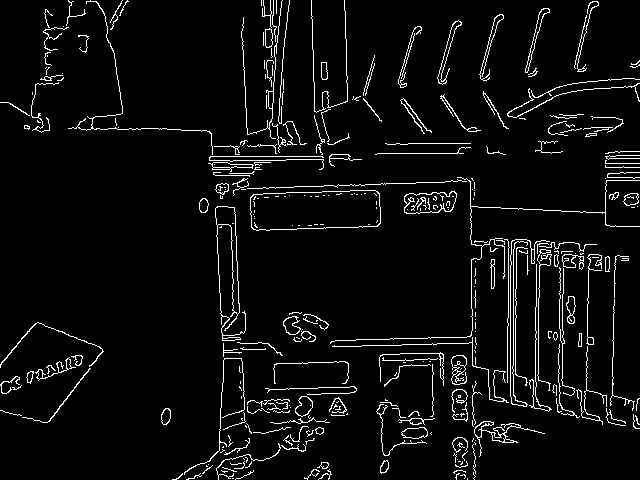
#> input picture camera_num/test10.jpg, 640 x 480 px, given in place of the camera
$ python get_rectangle.py   (older library calls are emulated)
#> lines starting #> are read from the running program, lines starting #| are printed output that depends on the picture; after the words box and inside, x2 and y2 are one past the last pixel; in counts of white or black regions, pixels touching at a corner belong together
# 调用摄像头

import cv2
import numpy as np
cap = cv2.VideoCapture(1)

# cap.set(propId, value)
# 设置视频参数，propId设置的视频参数，value设置的参数值
cap.set(3, 480)

line_key = 2

while cap.isOpened():
    ret_flag, Vshow = cap.read()
#> Vshow is the input picture: shape (480, 640, 3); min 0, max 255, mean 13

    # 二值化
    img_gray = cv2.cvtColor(Vshow, cv2.COLOR_BGR2GRAY)

    # 反转颜色
    ret, img_inv = cv2.threshold(img_gray, 127, 255, cv2.THRESH_BINARY_INV)
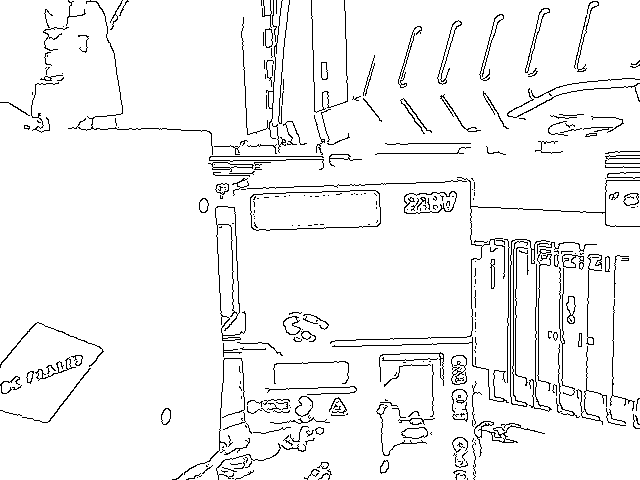
#> img_inv: shape (480, 640); 95% white; black in thin lines or dots

    # Gauss filter
    img_gauss = cv2.GaussianBlur(img_gray, (3, 3), 0)
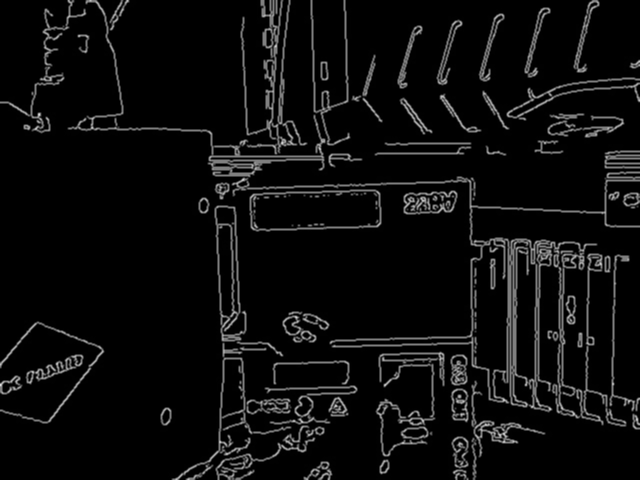
#> img_gauss: shape (480, 640); min 0, max 223, mean 13

    # find edges
    # cv2.Canny(image, threshold1, threshold2[, edges[, apertureSize[, L2gradient ]]])
    edges = cv2.Canny(img_gray, 50, 150, apertureSize=3)
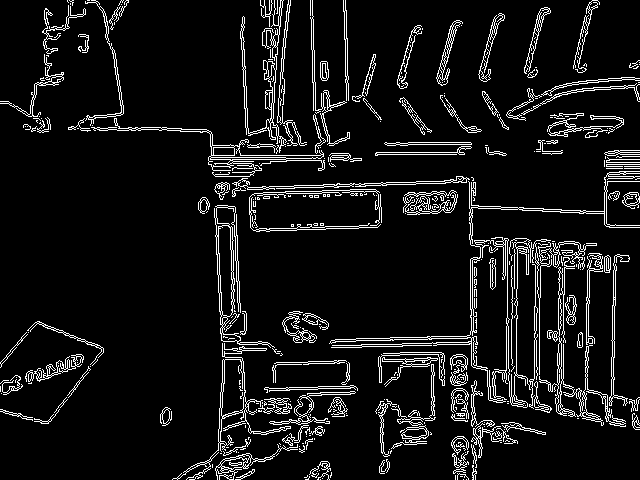
#> edges: shape (480, 640); 8.2% white in thin lines or dots

    # cv2.HoughLines
    # a way to find lines
    #  这里对最后一个参数使用了经验型的值
    lines = cv2.HoughLines(edges, 1, np.pi / 180, 10)
    # lines = cv2.HoughLines(edges, 1, np.pi / 180, 118)

    img_cp = img_gray.copy()

    if lines[0].size == 2:
        for line in lines[0]:
            rho = line[0]  # 第一个元素是距离rho
            theta = line[1]  # 第二个元素是角度theta
            # print('rho:   ', rho)
            # print('theta: ', theta)
            if (theta < (np.pi / line_key)) or (theta > (3. * np.pi / line_key)):  # 垂直直线
                # print('ve')
                # 该直线与第一行的交点
                pt1 = (int(rho / np.cos(theta)), 0)
                # 该直线与最后一行的焦点
                pt2 = (int((rho - img_cp.shape[0] * np.sin(theta)) / np.cos(theta)), img_cp.shape[0])
                # 绘制一条白线
                cv2.line(img_cp, pt1, pt2, (255))
            else:  # 水平直线
                # print("hor")
                # 该直线与第一列的交点
                pt1 = (0, int(rho / np.sin(theta)))
                # 该直线与最后一列的交点
                pt2 = (img_cp.shape[1], int((rho - img_cp.shape[1] * np.cos(theta)) / np.sin(theta)))
                # 绘制一条直线
                cv2.line(img_cp, pt1, pt2, (255), 1)
#> this loop made 1 pass
#> (rho, theta, pt1, pt2) on pass 1: (198, 1.54, (5673, 0), (-8071, 480))
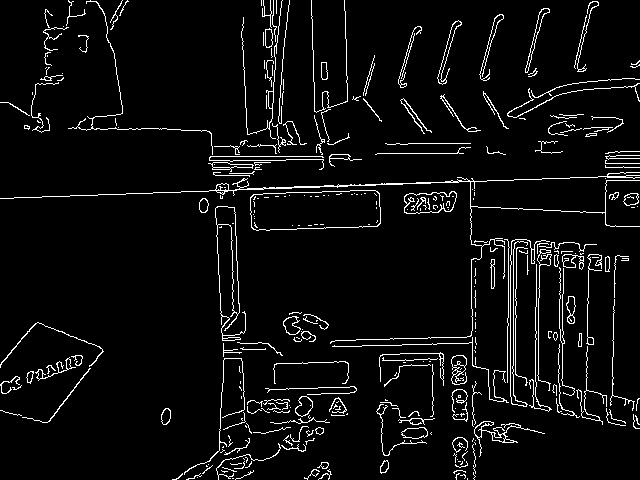
#> img_cp: shape (480, 640); min 0, max 255, mean 13.4
            # print('\n')

    k = cv2.waitKey(1)
#> (key q is pressed here)

    # 闭操作：闭操作可以将目标区域连成一个整体，便于后续轮廓的提取。
    kernelX = cv2.getStructuringElement(cv2.MORPH_RECT, (17, 5))
    edges = cv2.morphologyEx(edges, cv2.MORPH_CLOSE, kernelX)
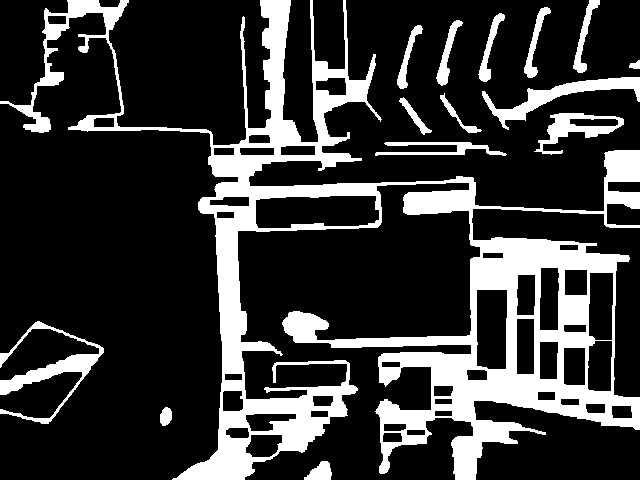
#> edges: shape (480, 640); 21.4% white; 15 white regions, largest, box (x1, y1, x2, y2) and area: (0, 0, 640, 480) 55718, (0, 321, 104, 424) 2222, (482, 77, 640, 130) 2021

    # 膨胀腐蚀(形态学处理)
    kernelX = cv2.getStructuringElement(cv2.MORPH_RECT, (20, 1))
    kernelY = cv2.getStructuringElement(cv2.MORPH_RECT, (1, 19))
#> kernelY = 19 values from 1 to 1

    edges = cv2.dilate(edges, kernelX)
#> edges: shape (480, 640); 41.5% white; 15 white regions, largest, box (x1, y1, x2, y2) and area: (0, 0, 640, 480) 102749, (0, 321, 114, 424) 5211, (473, 77, 640, 130) 3421
    edges = cv2.erode(edges, kernelX)
#> edges: shape (480, 640); 24.3% white; 15 white regions, largest, box (x1, y1, x2, y2) and area: (0, 0, 640, 480) 64422, (0, 321, 105, 424) 2332, (483, 77, 640, 130) 2050

    edges = cv2.erode(edges, kernelY)
#> edges: shape (480, 640); 10% white; 54 white regions (24 under 20 px), largest, box (x1, y1, x2, y2) and area: (432, 247, 617, 480) 15527, (187, 191, 257, 480) 5699, (242, 0, 297, 153) 2670
    edges = cv2.dilate(edges, kernelY)
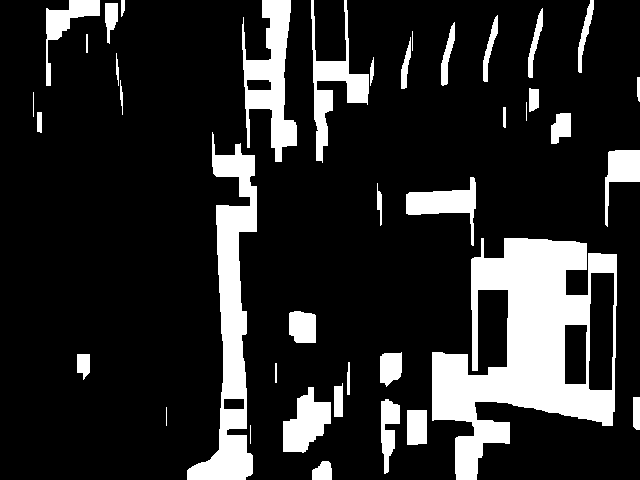
#> edges: shape (480, 640); 16.7% white; 40 white regions (3 under 20 px), largest, box (x1, y1, x2, y2) and area: (432, 238, 617, 480) 21530, (187, 132, 257, 480) 8886, (242, 0, 297, 162) 4245

    # 平滑处理，中值滤波
    edges = cv2.medianBlur(edges, 15)
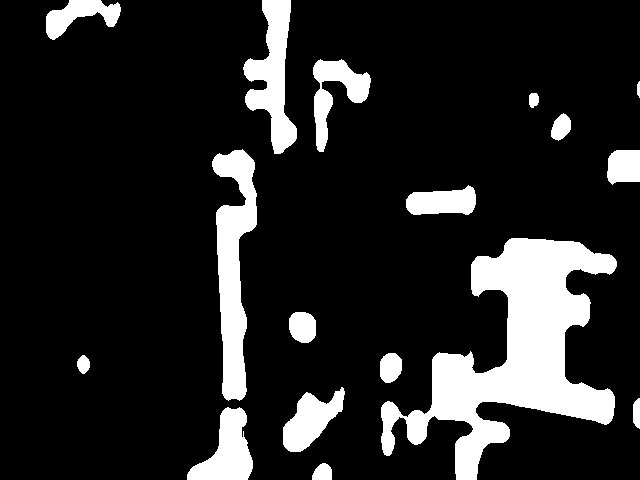
#> edges: shape (480, 640); 14.8% white; 17 white regions

    # 查找轮廓
    method = cv2.CHAIN_APPROX_SIMPLE  # 压缩垂直、水平、对角方向，只保留端点
#> method = 2
    image, contours, hierarchy = cv2.findContours(edges, cv2.RETR_EXTERNAL, method)
#> contours = 17 contours; largest, box (x1, y1, x2, y2) and area: (381, 238, 617, 480) 21396, (212, 149, 257, 401) 5860, (243, 0, 297, 154) 3784, (187, 407, 253, 480) 2510, (313, 59, 371, 152) 2018

    for item in contours:
        rect = cv2.boundingRect(item)
        x = rect[0]
        y = rect[1]
        weight = rect[2]
        height = rect[3]
        if weight > (height * 2):
            image_rec = Vshow[y:y + height, x:x + weight]
            cv2.imshow('image', image_rec)

            # # 保存
            # if k == ord('s'):
            cv2.imwrite("test_rec.jpg", image_rec)
#> this loop made 17 passes
#> (x, y, weight, height) on passes 1 to 12: (312, 463, 20, 17), (187, 407, 66, 73), (633, 398, 7, 31), (283, 387, 62, 65), (77, 355, 13, 19), (380, 353, 22, 30), (289, 312, 27, 31), (381, 238, 236, 242), (406, 185, 70, 30), (607, 150, 33, 35), (212, 149, 45, 252), (551, 113, 20, 28)

    #
    #   退 出
    if k == ord('q'):
        break

# 释放所有摄像头
cap.release()

# 删除建立的所有窗口
cv2.destroyAllWindows()

$ run again, on camera_num/test2.jpg
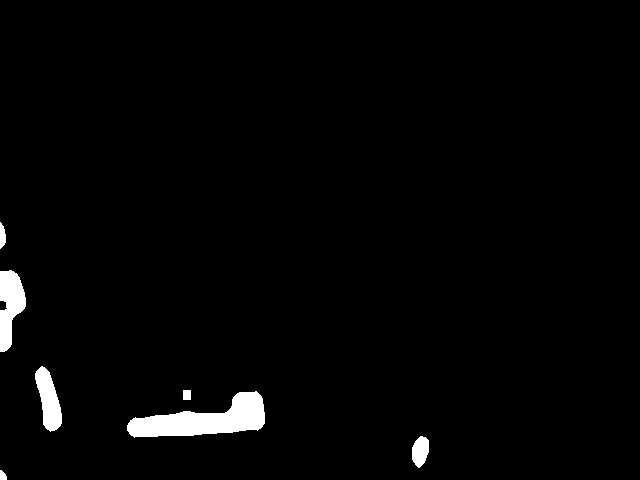
#> input picture camera_num/test2.jpg, 640 x 480 px, given in place of the camera
#> Vshow is the input picture: shape (480, 640, 3); min 0, max 255, mean 5.4
#> `ret, img_inv = cv2.threshold(img_gray, 127, 255, cv2.THRESH_BINARY_INV)`:
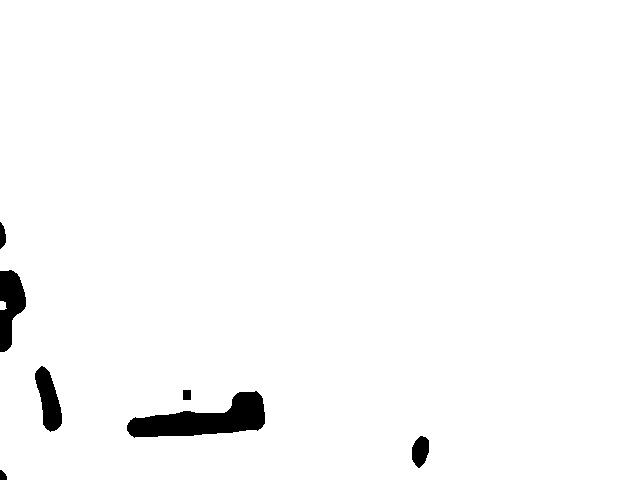
#> img_inv: shape (480, 640); 97.9% white; 7 black regions, largest, box (x1, y1, x2, y2) and area: (127, 391, 265, 438) 3402, (0, 270, 26, 352) 1375, (35, 366, 62, 432) 1049
#> lines = 661 rows, first 8: [443, 1.52], [441, 1.54], [447, 1.5], [438, 1.55], [450, 1.48], [431, 1.45], [68, 2.83], [419, 1.54]
#> the loop `for line in lines[0]:` made 1 pass
#> (rho, theta, pt1, pt2) on pass 1: (443, 1.52, (8464, 0), (-694, 480))
#> kernelY = 19 values from 1 to 1
#> `edges = cv2.medianBlur(edges, 15)`:
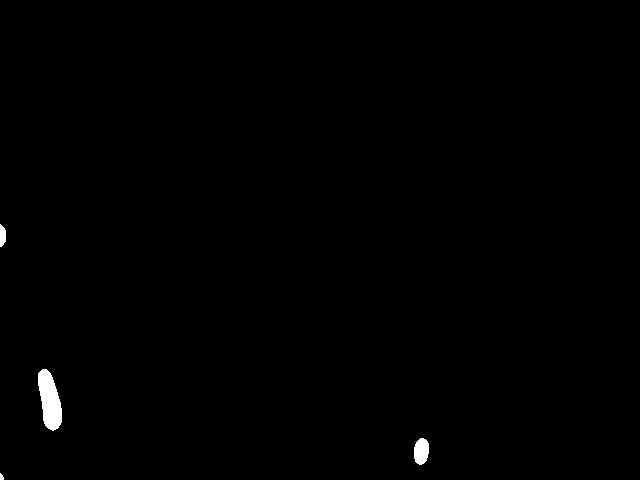
#> edges: shape (480, 640); 0.48% white; 4 white regions
#> method = 2
#> contours = 4 contours, 1 with area under 20; largest, box (x1, y1, x2, y2) and area: (38, 369, 62, 431) 938, (414, 438, 429, 465) 295, (0, 224, 6, 247) 86
#> the loop `for item in contours:` made 4 passes
#> (x, y, weight, height) on passes 1 to 4: (0, 473, 4, 7), (414, 438, 15, 27), (38, 369, 24, 62), (0, 224, 6, 23)
